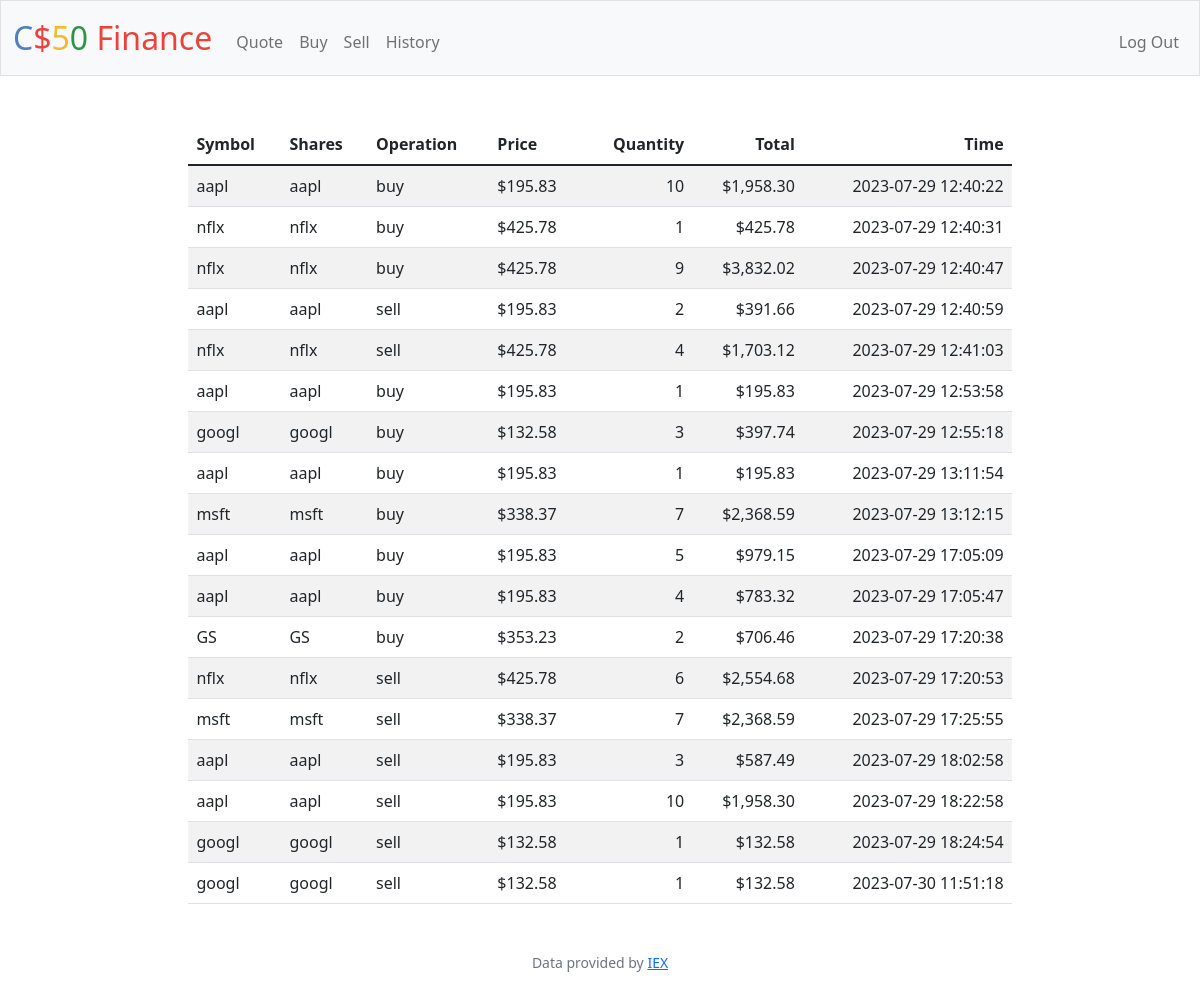
Page /history (signed in) on the committed database.
### tables this page shows
CREATE TABLE 'transactions' (
        id INTEGER PRIMARY KEY AUTOINCREMENT,
        user_id INTEGER,
        symbol TEXT,
        buy_sell TEXT,'time' DATETIME,
        unit_cost REAL,
        quantity INTEGER
    );

### app.py (the view)
@app.route("/history")
@login_required
def history():
    user_id = session["user_id"]
    trades = db.execute("SELECT * FROM transactions WHERE user_id = ?", user_id)
    return render_template("history.html", trades=trades)

### app.py (called while the page is built)
@app.after_request
def after_request(response):
    response.headers["Cache-Control"] = "no-cache, no-store, must-revalidate"
    response.headers["Expires"] = 0
    response.headers["Pragma"] = "no-cache"
    return response

### helpers.py (called while the page is built)
def login_required(f):
    @wraps(f)
    def decorated_function(*args, **kwargs):
        if session.get("user_id") is None:
            return redirect("/login")
        return f(*args, **kwargs)
    return decorated_function

def usd(value):
    return f"${value:,.2f}"

### templates/history.html (shortened to what this page needs)
{% extends "layout.html" %}
{% block main %}
    <table class="table table-striped" style="max-width:70%;margin:auto">
        <thead>
            <tr>
                <th class="text-start">Symbol</th>
                <th class="text-start">Shares</th>
                <th class="text-start">Operation</th>
                <th class="text-start">Price</th>
                <th class="text-end">Quantity</th>
                <th class="text-end">Total</th>
                <th class="text-end">Time</th>
            </tr>
        </thead>
        <tbody>
            {% for trade in trades %}
            <tr>
                <td class="text-start">{{ trade.symbol }}</td>
                <td class="text-start">{{ trade.symbol }}</td>
                <td class="text-start">{{ trade.buy_sell }}</td>
                <td class="text-start">{{ trade.unit_cost|usd }}</td>
                <td class="text-end">{{ trade.quantity }}</td>
                <td class="text-end">{{ (trade.quantity * trade.unit_cost) |usd }}</td>
                <td class="text-end">{{ trade.time }}</td>
            </tr>
            {% endfor %}
        </tbody>
    </table>
{% endblock %}

### templates/layout.html (shortened to what this page needs)
<!DOCTYPE html>
<html lang="en">
    <head>
        <link href="https://cdn.jsdelivr.net/npm/bootstrap@5.1.3/dist/css/bootstrap.min.css" rel="stylesheet">
        <link href="/static/styles.css" rel="stylesheet">
    </head>
    <body>
        <nav class="bg-light border navbar navbar-expand-md navbar-light">
            <div class="container-fluid">
                <a class="navbar-brand" href="/"><span class="blue">C</span><span class="red">$</span><span class="yellow">5</span><span class="green">0</span> <span class="red">Finance</span></a>
                <div class="collapse navbar-collapse" id="navbar">
                    {% if session["user_id"] %}
                        <ul class="navbar-nav me-auto mt-2">
                            <li class="nav-item"><a class="nav-link" href="/quote">Quote</a></li>
                            <li class="nav-item"><a class="nav-link" href="/buy">Buy</a></li>
                            <li class="nav-item"><a class="nav-link" href="/sell">Sell</a></li>
                            <li class="nav-item"><a class="nav-link" href="/history">History</a></li>
                        </ul>
                        <ul class="navbar-nav ms-auto mt-2">
                            <li class="nav-item"><a class="nav-link" href="/logout">Log Out</a></li>
                        </ul>
                    {% else %}
                        <ul class="navbar-nav ms-auto mt-2">
                            <li class="nav-item"><a class="nav-link" href="/register">Register</a></li>
                            <li class="nav-item"><a class="nav-link" href="/login">Log In</a></li>
                        </ul>
                    {% endif %}
                </div>
            </div>
        </nav>
        <main class="container-fluid py-5 text-center">
            {% block main %}{% endblock %}
        </main>
        <footer class="mb-5 small text-center text-muted">
            Data provided by <a href="https://iexcloud.io/">IEX</a>
        </footer>
    </body>
</html>

### static/styles.css (style rules this page uses)
nav .navbar-brand { font-size: xx-large; }
nav .navbar-brand .blue { color: #537fbe; }
nav .navbar-brand .red { color: #ea433b; }
nav .navbar-brand .yellow { color: #f5b82e; }
nav .navbar-brand .green { color: #2e944b; }

### rows in the picture
transactions: symbol "aapl", buy_sell "buy", unit_cost "$195.83", quantity "10", (trade.quantity*trade.unit_cost)|usd "$1,958.30", time "2023-07-29 12:40:22"
transactions: symbol "nflx", buy_sell "buy", unit_cost "$425.78", quantity "1", (trade.quantity*trade.unit_cost)|usd "$425.78", time "2023-07-29 12:40:31"
transactions: symbol "nflx", buy_sell "buy", unit_cost "$425.78", quantity "9", (trade.quantity*trade.unit_cost)|usd "$3,832.02", time "2023-07-29 12:40:47"
transactions: symbol "aapl", buy_sell "sell", unit_cost "$195.83", quantity "2", (trade.quantity*trade.unit_cost)|usd "$391.66", time "2023-07-29 12:40:59"
transactions: symbol "nflx", buy_sell "sell", unit_cost "$425.78", quantity "4", (trade.quantity*trade.unit_cost)|usd "$1,703.12", time "2023-07-29 12:41:03"
transactions: symbol "aapl", buy_sell "buy", unit_cost "$195.83", quantity "1", (trade.quantity*trade.unit_cost)|usd "$195.83", time "2023-07-29 12:53:58"
transactions: symbol "googl", buy_sell "buy", unit_cost "$132.58", quantity "3", (trade.quantity*trade.unit_cost)|usd "$397.74", time "2023-07-29 12:55:18"
transactions: symbol "aapl", buy_sell "buy", unit_cost "$195.83", quantity "1", (trade.quantity*trade.unit_cost)|usd "$195.83", time "2023-07-29 13:11:54"
transactions: symbol "msft", buy_sell "buy", unit_cost "$338.37", quantity "7", (trade.quantity*trade.unit_cost)|usd "$2,368.59", time "2023-07-29 13:12:15"
transactions: symbol "aapl", buy_sell "buy", unit_cost "$195.83", quantity "5", (trade.quantity*trade.unit_cost)|usd "$979.15", time "2023-07-29 17:05:09"
transactions: symbol "aapl", buy_sell "buy", unit_cost "$195.83", quantity "4", (trade.quantity*trade.unit_cost)|usd "$783.32", time "2023-07-29 17:05:47"
transactions: symbol "GS", buy_sell "buy", unit_cost "$353.23", quantity "2", (trade.quantity*trade.unit_cost)|usd "$706.46", time "2023-07-29 17:20:38"
transactions: symbol "nflx", buy_sell "sell", unit_cost "$425.78", quantity "6", (trade.quantity*trade.unit_cost)|usd "$2,554.68", time "2023-07-29 17:20:53"
transactions: symbol "msft", buy_sell "sell", unit_cost "$338.37", quantity "7", (trade.quantity*trade.unit_cost)|usd "$2,368.59", time "2023-07-29 17:25:55"
transactions: symbol "aapl", buy_sell "sell", unit_cost "$195.83", quantity "3", (trade.quantity*trade.unit_cost)|usd "$587.49", time "2023-07-29 18:02:58"
transactions: symbol "aapl", buy_sell "sell", unit_cost "$195.83", quantity "10", (trade.quantity*trade.unit_cost)|usd "$1,958.30", time "2023-07-29 18:22:58"
transactions: symbol "googl", buy_sell "sell", unit_cost "$132.58", quantity "1", (trade.quantity*trade.unit_cost)|usd "$132.58", time "2023-07-29 18:24:54"
transactions: symbol "googl", buy_sell "sell", unit_cost "$132.58", quantity "1", (trade.quantity*trade.unit_cost)|usd "$132.58", time "2023-07-30 11:51:18"
